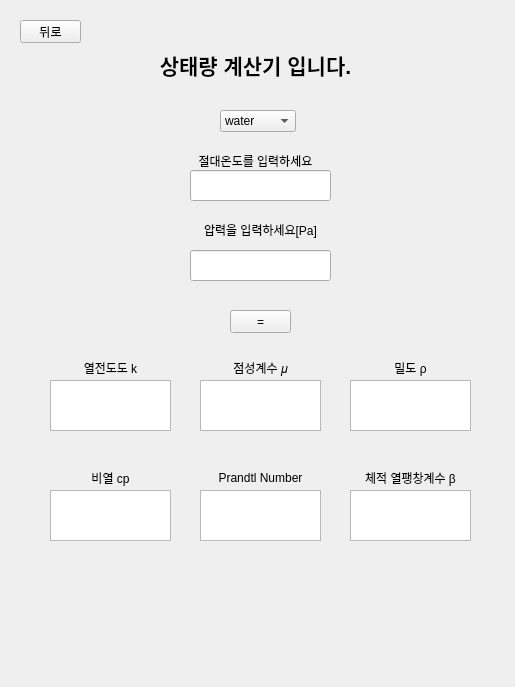
<?xml version="1.0" encoding="UTF-8"?>
<ui version="4.0">
 <class>Form</class>
 <widget class="QWidget" name="Form">
  <property name="geometry">
   <rect>
    <x>0</x>
    <y>0</y>
    <width>515</width>
    <height>687</height>
   </rect>
  </property>
  <property name="windowTitle">
   <string>Form</string>
  </property>
  <widget class="QPushButton" name="pushButton">
   <property name="geometry">
    <rect>
     <x>20</x>
     <y>20</y>
     <width>61</width>
     <height>23</height>
    </rect>
   </property>
   <property name="text">
    <string>뒤로</string>
   </property>
  </widget>
  <widget class="QLineEdit" name="lineEdit">
   <property name="geometry">
    <rect>
     <x>190</x>
     <y>170</y>
     <width>141</width>
     <height>31</height>
    </rect>
   </property>
  </widget>
  <widget class="QLineEdit" name="lineEdit_2">
   <property name="geometry">
    <rect>
     <x>190</x>
     <y>250</y>
     <width>141</width>
     <height>31</height>
    </rect>
   </property>
  </widget>
  <widget class="QComboBox" name="comboBox">
   <property name="geometry">
    <rect>
     <x>220</x>
     <y>110</y>
     <width>76</width>
     <height>22</height>
    </rect>
   </property>
   <item>
    <property name="text">
     <string>water</string>
    </property>
   </item>
   <item>
    <property name="text">
     <string>air</string>
    </property>
   </item>
   <item>
    <property name="text">
     <string>oil</string>
    </property>
   </item>
  </widget>
  <widget class="QLabel" name="label">
   <property name="geometry">
    <rect>
     <x>180</x>
     <y>150</y>
     <width>151</width>
     <height>21</height>
    </rect>
   </property>
   <property name="text">
    <string>절대온도를 입력하세요</string>
   </property>
   <property name="alignment">
    <set>Qt::AlignCenter</set>
   </property>
  </widget>
  <widget class="QLabel" name="label_2">
   <property name="geometry">
    <rect>
     <x>180</x>
     <y>220</y>
     <width>161</width>
     <height>20</height>
    </rect>
   </property>
   <property name="text">
    <string>압력을 입력하세요[Pa]</string>
   </property>
   <property name="alignment">
    <set>Qt::AlignCenter</set>
   </property>
  </widget>
  <widget class="QTextBrowser" name="textBrowser">
   <property name="geometry">
    <rect>
     <x>50</x>
     <y>380</y>
     <width>121</width>
     <height>51</height>
    </rect>
   </property>
  </widget>
  <widget class="QLabel" name="label_3">
   <property name="geometry">
    <rect>
     <x>50</x>
     <y>360</y>
     <width>121</width>
     <height>16</height>
    </rect>
   </property>
   <property name="text">
    <string>열전도도 k</string>
   </property>
   <property name="alignment">
    <set>Qt::AlignCenter</set>
   </property>
  </widget>
  <widget class="QTextBrowser" name="textBrowser_2">
   <property name="geometry">
    <rect>
     <x>200</x>
     <y>380</y>
     <width>121</width>
     <height>51</height>
    </rect>
   </property>
  </widget>
  <widget class="QLabel" name="label_5">
   <property name="geometry">
    <rect>
     <x>200</x>
     <y>360</y>
     <width>121</width>
     <height>16</height>
    </rect>
   </property>
   <property name="text">
    <string>점성계수 𝜇</string>
   </property>
   <property name="alignment">
    <set>Qt::AlignCenter</set>
   </property>
  </widget>
  <widget class="QTextBrowser" name="textBrowser_3">
   <property name="geometry">
    <rect>
     <x>350</x>
     <y>380</y>
     <width>121</width>
     <height>51</height>
    </rect>
   </property>
  </widget>
  <widget class="QLabel" name="label_6">
   <property name="geometry">
    <rect>
     <x>350</x>
     <y>360</y>
     <width>121</width>
     <height>16</height>
    </rect>
   </property>
   <property name="text">
    <string>밀도 ρ</string>
   </property>
   <property name="alignment">
    <set>Qt::AlignCenter</set>
   </property>
  </widget>
  <widget class="QPushButton" name="pushButton_2">
   <property name="geometry">
    <rect>
     <x>230</x>
     <y>310</y>
     <width>61</width>
     <height>23</height>
    </rect>
   </property>
   <property name="text">
    <string>=</string>
   </property>
  </widget>
  <widget class="QTextBrowser" name="textBrowser_4">
   <property name="geometry">
    <rect>
     <x>50</x>
     <y>490</y>
     <width>121</width>
     <height>51</height>
    </rect>
   </property>
  </widget>
  <widget class="QTextBrowser" name="textBrowser_5">
   <property name="geometry">
    <rect>
     <x>200</x>
     <y>490</y>
     <width>121</width>
     <height>51</height>
    </rect>
   </property>
  </widget>
  <widget class="QTextBrowser" name="textBrowser_6">
   <property name="geometry">
    <rect>
     <x>350</x>
     <y>490</y>
     <width>121</width>
     <height>51</height>
    </rect>
   </property>
  </widget>
  <widget class="QLabel" name="label_4">
   <property name="geometry">
    <rect>
     <x>50</x>
     <y>470</y>
     <width>121</width>
     <height>16</height>
    </rect>
   </property>
   <property name="text">
    <string>비열 cp</string>
   </property>
   <property name="alignment">
    <set>Qt::AlignCenter</set>
   </property>
  </widget>
  <widget class="QLabel" name="label_7">
   <property name="geometry">
    <rect>
     <x>200</x>
     <y>470</y>
     <width>121</width>
     <height>16</height>
    </rect>
   </property>
   <property name="text">
    <string>Prandtl Number</string>
   </property>
   <property name="alignment">
    <set>Qt::AlignCenter</set>
   </property>
  </widget>
  <widget class="QLabel" name="label_8">
   <property name="geometry">
    <rect>
     <x>350</x>
     <y>470</y>
     <width>121</width>
     <height>16</height>
    </rect>
   </property>
   <property name="text">
    <string>체적 열팽창계수 β</string>
   </property>
   <property name="alignment">
    <set>Qt::AlignCenter</set>
   </property>
  </widget>
  <widget class="QLabel" name="label_9">
   <property name="geometry">
    <rect>
     <x>100</x>
     <y>30</y>
     <width>311</width>
     <height>71</height>
    </rect>
   </property>
   <property name="text">
    <string>&lt;html&gt;&lt;head/&gt;&lt;body&gt;&lt;p align=&quot;center&quot;&gt;&lt;span style=&quot; font-size:16pt; font-weight:600;&quot;&gt;상태량 계산기 입니다.&lt;/span&gt;&lt;/p&gt;&lt;/body&gt;&lt;/html&gt;</string>
   </property>
   <property name="buddy">
    <cstring>pushButton</cstring>
   </property>
  </widget>
 </widget>
 <resources/>
 <connections/>
</ui>
